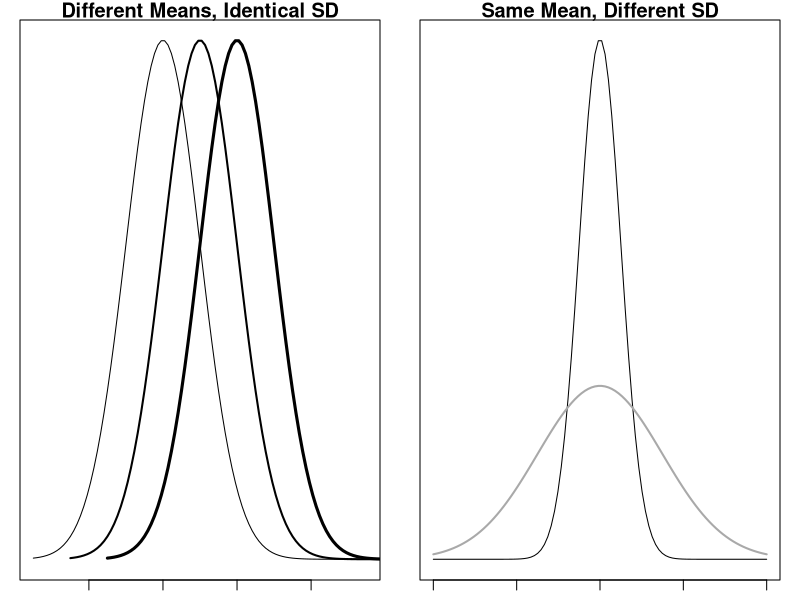
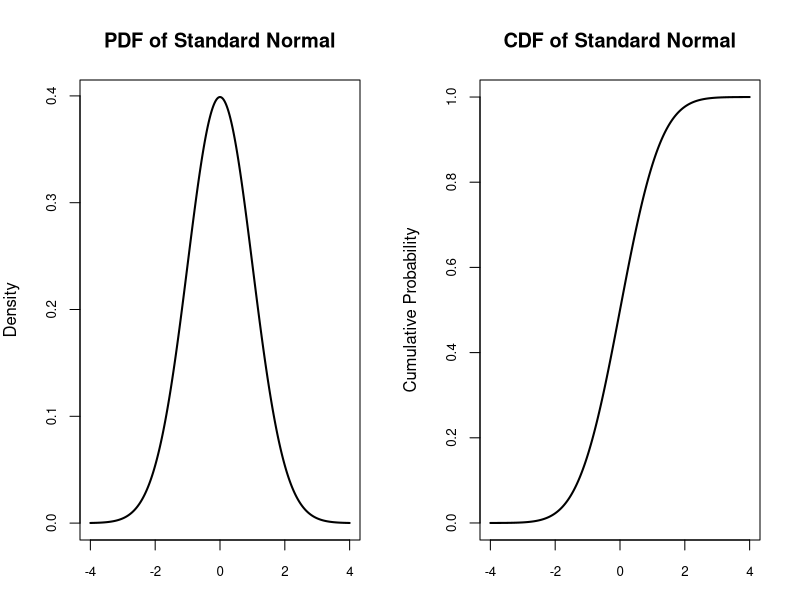
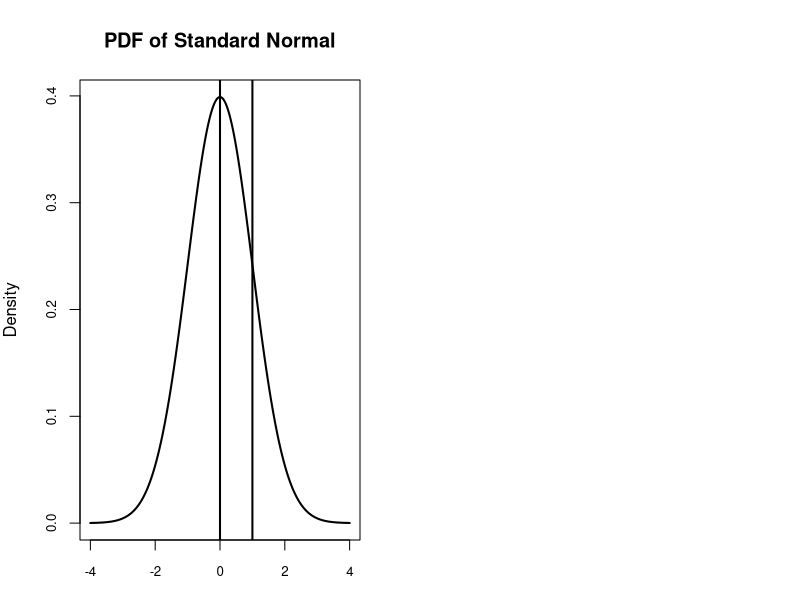
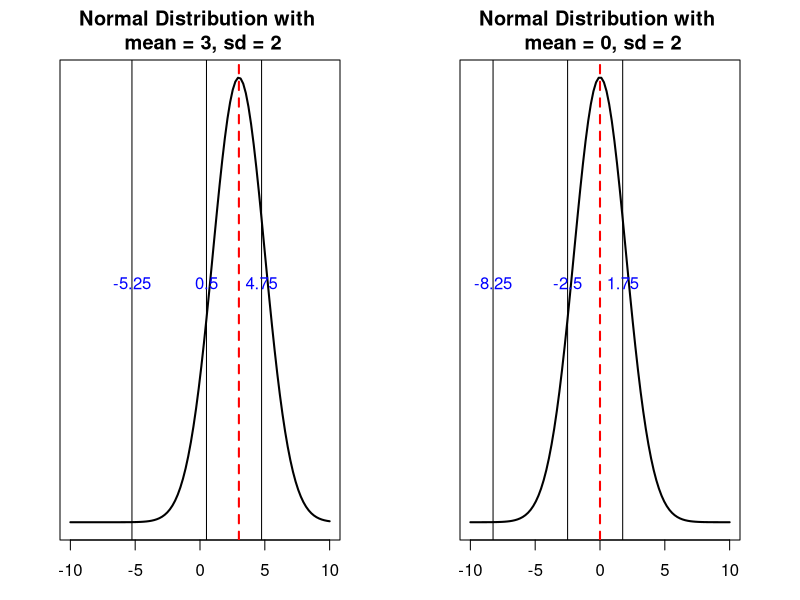
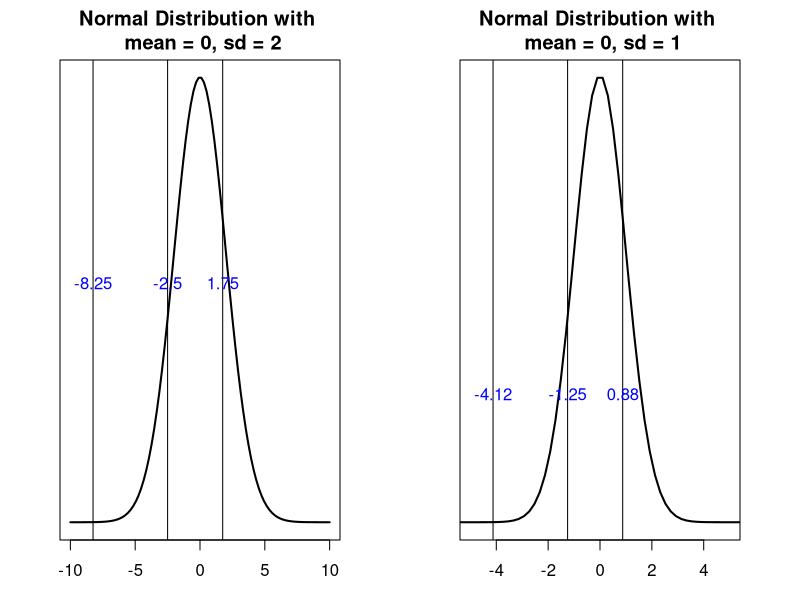

Generate these figures, in order, with R: (Note: this script raises an error after producing the figures.)
## ---- chunk 1
# Figures 30 and 31 (went out of order)
par(mfrow = c(1,2))
par(mar = rep(1,4))
xlim. <- c(-3.5,5.5)
plot(x = seq(xlim.[1],xlim.[2], length.out = 100), y = dnorm(seq(xlim.[1],xlim.[2],length.out = 100)), 
     xlab = "", ylab = "Y", type = "l", yaxt = 'n', xlim = xlim.,
     main = "Different Means, Identical SD")
lines(x = seq(xlim.[1],xlim.[2], length.out = 100) + 1, y = dnorm(seq(xlim.[1],xlim.[2],length.out = 100)), lwd = 2)
lines(x = seq(xlim.[1],xlim.[2], length.out = 100) + 2, y = dnorm(seq(xlim.[1],xlim.[2],length.out = 100)), lwd = 3)


xlim. <- c(-4,4)

plot(x = seq(xlim.[1],xlim.[2], length.out = 100), 
     y = dnorm(seq(xlim.[1],xlim.[2],length.out = 100), mean = 0, sd = 0.5), 
     xlab = "", ylab = NA, type = "l", yaxt = 'n', xlim = xlim.,
     main = "Same Mean, Different SD")

lines(x = seq(xlim.[1],xlim.[2], length.out = 100), 
      y = dnorm(seq(xlim.[1],xlim.[2],length.out = 100), mean = 0, sd = 1.5), 
      col = 'darkgray', lwd = 2)

labels <- c(expression(paste(mu,"-3",sigma)), expression(paste(mu,"-2",sigma)))

## ---- chunk 2
set.seed(3000)
xseq<-seq(-4,4,.01)
densities<-dnorm(xseq, 0,1)
cumulative<-pnorm(xseq, 0, 1)
randomdeviates<-rnorm(1000,0,1)
par(mfrow=c(1,2), mar=c(3,4,4,2))
plot(xseq, densities,xlab="", ylab="Density", type="l",lwd=2, cex=2, main="PDF of Standard Normal", cex.axis=.8)
plot(xseq, cumulative, xlab="", ylab="Cumulative Probability",type="l",lwd=2, cex=2, main="CDF of Standard Normal", cex.axis=.8)
## ---- chunk 3
set.seed(3000)
xseq<-seq(-4,4,.01)
densities<-dnorm(xseq, 0,1)
cumulative<-pnorm(xseq, 0, 1)
randomdeviates<-rnorm(1000,0,1)
plot(xseq, densities,xlab="", ylab="Density", type="l",lwd=2, cex=2, main="PDF of Standard Normal", cex.axis=.8)
abline(v = c(0,1), lwd = 2)
## ---- chunk 4
library(knitr)
library(kableExtra)
par(mfrow = c(1,2))
par(mar = rep(3,4))
set.seed(1)

plot(x = seq(-10,10, length.out = 100), 
     y = dnorm(seq(-10,10, length.out = 100), mean = 3, sd = 2), 
     ylab = "", type = "l", yaxt = 'n', lwd = 2,xlab = "",xlim = c(-10,10),
     main = "Normal Distribution with \n mean = 3, sd = 2")
samp <- c(-5.25, 0.5, 4.75)
abline(v = samp)
abline(v = 3, col = "red",lwd = 2, lty = 2)
text(x = samp, y = 0.1, labels = round(samp,2), pos = 3, col = 'blue',cex = 1)

plot(x = seq(-10,10,  length.out = 100), 
     y = dnorm(seq(-10,10,  length.out = 100), mean = 0, sd = 2), 
     ylab = "", type = "l", yaxt = 'n', lwd = 2,xlab = "",xlim = c(-10,10),
     main = "Normal Distribution with \n mean = 0, sd = 2")
samp <- samp - 3
abline(v = samp)
abline(v = 0, col = "red",lwd = 2, lty = 2)
text(x = samp, y = 0.1, labels = round(samp,2), pos = 3, col = 'blue',cex = 1)

## ---- chunk 5
library(knitr)
library(kableExtra)
par(mfrow = c(1,2))
par(mar = rep(3,4))
set.seed(1)

plot(x = seq(-10,10,  length.out = 100), 
     y = dnorm(seq(-10,10,  length.out = 100), mean = 0, sd = 2), 
     ylab = "", type = "l", yaxt = 'n', lwd = 2,xlab = "",xlim = c(-10,10),
     main = "Normal Distribution with \n mean = 0, sd = 2")
samp <- samp
abline(v = samp)
text(x = samp, y = 0.1, labels = round(samp,2), pos = 3, col = 'blue',cex = 1)

plot(x = seq(-10,10,  length.out = 100), 
     y = dnorm(seq(-10,10,  length.out = 100), mean = 0, sd = 1), 
     ylab = "", type = "l", yaxt = 'n', lwd = 2,xlab = "",xlim = c(-5,5),
     main = "Normal Distribution with \n mean = 0, sd = 1")
samp = samp/2
abline(v = samp)
text(x = samp, y = 0.1, labels = round(samp,2), pos = 3, col = 'blue',cex = 1)

## ---- chunk 6
gsub('(.{1,90})(\\s|$)', '\\1\n', paste(prefix., input.content[19])) %>% cat()
## ---- chunk 7
responses.gpt[19] %>% cat()
## ---- chunk 8
par(mfrow = c(1,1)) # This tells R to put 1 row, 1 columns
plot(x = seq(-4,4, length.out = 100), 
     y = dnorm(seq(-4,4,length.out = 100)), ylab = "", type = "l", yaxt = 'n', xlab = "Quantile", lwd = 2)
abline(v = c(-1.96, 1.96), lwd = 2, col = "green")
abline(v = c(-2.58, 2.58), lwd = 2, col = "blue")
abline(v = c(-3.29, 3.29), lwd = 2, col = "red")

#x axis labels and percentages need to be added 
## ---- chunk 9
gsub('(.{1,90})(\\s|$)', '\\1\n', paste(prefix., input.content[17])) %>% cat()
## ---- chunk 10
responses.gpt[17] %>% cat()
## ---- chunk 11
gsub('(.{1,90})(\\s|$)', '\\1\n', paste(prefix., input.content[18])) %>% cat()
## ---- chunk 12
responses.gpt[18] %>% cat()
## ---- chunk 13

require(kableExtra)
set.seed(1)

obs <- round(rnorm(100),3) %>% sort()
hist(obs,20)
## ---- chunk 14

require(kableExtra)
set.seed(1)

obs <- round(rnorm(100),3) %>% sort()
rank.y <- order(obs)
probability <- (rank.y - 0.5)/length(obs)

df <- data.frame(obs = obs, 
                 rank.obs = rank.y, 
                 probability = probability,
                 theoretical.quantiles = round(qnorm(probability),3),
                 observed.quantiles = round((obs - mean(obs))/(sd(obs)),3))

df %>% head %>% kable() %>%
  kable_styling(full_width = F)

## ---- chunk 15

require(kableExtra)
set.seed(1)

obs <- round(rnorm(100),3) %>% sort()
rank.y <- order(obs)
probability <- (rank.y - 0.5)/length(obs)

df <- data.frame(obs = obs, 
                 rank.obs = rank.y, 
                 probability = probability,
                 theoretical.quantiles = round(qnorm(probability),3),
                 observed.quantiles = round((obs - mean(obs))/(sd(obs)),3))



plot(df$observed.quantiles, df$theoretical.quantiles,
     xlab = "Observed quantiles", ylab = "Theoretical quantiles")

abline(a = 0, b = 1, col = 'red', lwd = 2)

## ---- chunk 16
require(kableExtra)
set.seed(1)

par(mfrow = c(2,2))
par(mar = c(3,3,1,1))
obs <- round(c(rnorm(50),rnorm(50,mean = 2, sd = 0.3)),3) %>% sort()
rank.y <- order(obs)
probability <- (rank.y - 0.5)/length(obs)

hist(obs,20)

df <- data.frame(obs = obs, 
                 rank.obs = rank.y, 
                 probability = probability,
                 theoretical.quantiles = round(qnorm(probability),3),
                 observed.quantiles = round((obs - mean(obs))/(sd(obs)),3))

plot(df$observed.quantiles, df$theoretical.quantiles,
     xlab = "Observed quantiles", ylab = "Theoretical quantiles")
abline(a = 0, b = 1, col = 'red', lwd = 2)


# df %>% head %>% kable() %>%
#   kable_styling(full_width = F)%>%
#   row_spec(5, bold = T, color = "white", background = "red")

plot(df$rank.obs, (df$theoretical.quantiles - df$observed.quantiles), xlab = "Rank",ylab = "Obs - Exp")
abline(h = 0)

## ---- chunk 17
gsub('(.{1,90})(\\s|$)', '\\1\n', paste(prefix., input.content[16])) %>% cat()
## ---- chunk 18
responses.gpt[16] %>% cat()
## ---- chunk 19
par(mfrow = c(2,2))
q.val <- seq(-4,4,0.1)
plot(q.val, dnorm(q.val), type = 'l', lwd = T, main = "Normal distribution",xlab="",ylab="f(x)")

curve(dweibull(x, scale=2.5, shape=1.5),from=0, to=15, main="Weibull distribution",xlab="",ylab="f(x)")

plot(seq(0,25,.1), dlnorm(seq(0,25,.1), 1, 0.6),type="l",xlab="",ylab="f(x)", main="Lognormal distribution")

plot(seq(-3,3,.1), dt(seq(-3,3,.1), 30),type="l",xlab="",ylab="f(x)", main="t distribution")

## ---- chunk 20
mean=100; sd=15
lb=80; ub=120

x <- seq(-4,4,length=100)*sd + mean
hx <- dnorm(x,mean,sd)

plot(x, hx, type="n", xlab="IQ Values", ylab="",
  main="Normal Distribution", axes=FALSE)

i <- x >= lb & x <= ub
lines(x, hx)
polygon(c(lb,x[i],ub), c(0,hx[i],0), col="red")

area <- pnorm(ub, mean, sd) - pnorm(lb, mean, sd)
result <- paste("P(",lb,"< IQ <",ub," | mu = 100, sd = 15)")
mtext(result,3)
axis(1, at=seq(40, 160, 20), pos=0)

## ---- chunk 21
par(mfrow = c(1,2))
mean=100; sd=15
lb=0; ub=65

x <- seq(-4,4,length=100)*sd + mean
hx <- dnorm(x,mean,sd)

plot(x, hx, type="n", xlab="IQ Values", ylab="",
  main="", axes=FALSE)

i <- x >= lb & x <= ub
lines(x, hx)
polygon(c(lb,x[i],ub), c(0,hx[i],0), col="red")

area <- pnorm(ub, mean, sd) - pnorm(lb, mean, sd)
result <- paste("P(","IQ <",ub," | mu = 100, sd = 15)")
mtext(result,3)
axis(1, at=seq(40, 160, 20), pos=0)

mean=100; sd=15
lb=120; ub=1000

x <- seq(-4,4,length=100)*sd + mean
hx <- dnorm(x,mean,sd)

plot(x, hx, type="n", xlab="IQ Values", ylab="",
  main="", axes=FALSE)

i <- x >= lb & x <= ub
lines(x, hx)
polygon(c(lb,x[i],ub), c(0,hx[i],0), col="red")

area <- pnorm(ub, mean, sd) - pnorm(lb, mean, sd)
result <- paste("P(",lb,"< IQ"," | mu = 100, sd = 15)")
mtext(result,3)
axis(1, at=seq(40, 160, 20), pos=0)

## ---- chunk 22

mu.val <- 100
sig.val <- 15

rand.draws <- seq(50,150)

likhd <- c()
best.guess.mu <- mu.val
best.guess.sig <- sig.val
for (k in 1:length(rand.draws)) {
prob <- dnorm(rand.draws[k],best.guess.mu,best.guess.sig) 
likhd[k] <- (sum((prob))) }

plot(rand.draws, likhd, type = "l",
     main = paste("L(mu = 100, sigma = 15 | y = 120)"))
segments(x0 = 120, y0 = 0, y1 = likhd[which(rand.draws == 120)])
segments(x0 = -100, x1 = 120, y0 = likhd[which(rand.draws == 120)], y1 = likhd[which(rand.draws == 120)])

## ---- chunk 23

mu.val <- 100
sig.val <- 15

rand.draws <- c(100, 110, 120, 130, 140)

likhd <- n.likhd <- c()
best.guess.mu <- seq(90,150,by = 1)
best.guess.sig <- sig.val
for (k in 1:length(best.guess.mu)) {
prob <- dnorm(rand.draws,best.guess.mu[k],best.guess.sig) 
likhd[k] <- (sum(log(prob))) 
n.likhd[k] = (sum((prob))) 
}

plot(best.guess.mu,-likhd, ylab = "-Log (Likelihood)",
     main = paste("L(mu = 100, sigma = 15 | y = (100, 110, 120, 130, 140))"))
abline(v=120)
